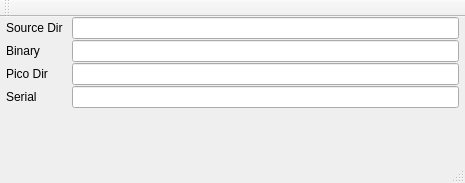
<?xml version="1.0" encoding="UTF-8"?>
<ui version="4.0">
 <class>MainWindow</class>
 <widget class="QMainWindow" name="MainWindow">
  <property name="geometry">
   <rect>
    <x>0</x>
    <y>0</y>
    <width>465</width>
    <height>183</height>
   </rect>
  </property>
  <property name="sizePolicy">
   <sizepolicy hsizetype="Minimum" vsizetype="Minimum">
    <horstretch>0</horstretch>
    <verstretch>0</verstretch>
   </sizepolicy>
  </property>
  <property name="windowTitle">
   <string>MainWindow</string>
  </property>
  <widget class="QWidget" name="centralwidget">
   <property name="sizePolicy">
    <sizepolicy hsizetype="Preferred" vsizetype="MinimumExpanding">
     <horstretch>0</horstretch>
     <verstretch>0</verstretch>
    </sizepolicy>
   </property>
   <layout class="QVBoxLayout" name="verticalLayout_2">
    <property name="spacing">
     <number>0</number>
    </property>
    <property name="leftMargin">
     <number>0</number>
    </property>
    <property name="topMargin">
     <number>0</number>
    </property>
    <property name="rightMargin">
     <number>0</number>
    </property>
    <property name="bottomMargin">
     <number>0</number>
    </property>
    <item>
     <widget class="QWidget" name="widget" native="true">
      <property name="sizePolicy">
       <sizepolicy hsizetype="Preferred" vsizetype="MinimumExpanding">
        <horstretch>0</horstretch>
        <verstretch>0</verstretch>
       </sizepolicy>
      </property>
      <layout class="QVBoxLayout" name="verticalLayout">
       <property name="spacing">
        <number>0</number>
       </property>
       <property name="leftMargin">
        <number>0</number>
       </property>
       <property name="topMargin">
        <number>0</number>
       </property>
       <property name="rightMargin">
        <number>0</number>
       </property>
       <property name="bottomMargin">
        <number>0</number>
       </property>
       <item>
        <layout class="QFormLayout" name="formLayout">
         <property name="horizontalSpacing">
          <number>9</number>
         </property>
         <property name="verticalSpacing">
          <number>1</number>
         </property>
         <property name="leftMargin">
          <number>6</number>
         </property>
         <property name="rightMargin">
          <number>6</number>
         </property>
         <item row="0" column="0">
          <widget class="QLabel" name="label">
           <property name="text">
            <string>Source Dir</string>
           </property>
          </widget>
         </item>
         <item row="0" column="1">
          <widget class="QLineEdit" name="srcDir">
           <property name="inputMask">
            <string notr="true"/>
           </property>
          </widget>
         </item>
         <item row="1" column="0">
          <widget class="QLabel" name="binLabel">
           <property name="text">
            <string>Binary</string>
           </property>
          </widget>
         </item>
         <item row="3" column="0">
          <widget class="QLabel" name="picoLabel">
           <property name="text">
            <string>Pico Dir</string>
           </property>
          </widget>
         </item>
         <item row="3" column="1">
          <widget class="QLineEdit" name="picoDir">
           <property name="text">
            <string/>
           </property>
          </widget>
         </item>
         <item row="1" column="1">
          <widget class="QLineEdit" name="binary">
           <property name="readOnly">
            <bool>true</bool>
           </property>
          </widget>
         </item>
         <item row="4" column="0">
          <widget class="QLabel" name="serLabel">
           <property name="text">
            <string>Serial</string>
           </property>
          </widget>
         </item>
         <item row="4" column="1">
          <widget class="QLineEdit" name="serial">
           <property name="readOnly">
            <bool>true</bool>
           </property>
          </widget>
         </item>
        </layout>
       </item>
       <item>
        <spacer name="verticalSpacer">
         <property name="orientation">
          <enum>Qt::Vertical</enum>
         </property>
         <property name="sizeHint" stdset="0">
          <size>
           <width>20</width>
           <height>10</height>
          </size>
         </property>
        </spacer>
       </item>
      </layout>
     </widget>
    </item>
   </layout>
  </widget>
  <widget class="QMenuBar" name="menubar">
   <property name="geometry">
    <rect>
     <x>0</x>
     <y>0</y>
     <width>465</width>
     <height>23</height>
    </rect>
   </property>
  </widget>
  <widget class="QStatusBar" name="statusbar"/>
  <widget class="IBToolBar" name="toolBar">
   <property name="windowTitle">
    <string>toolBar</string>
   </property>
   <attribute name="toolBarArea">
    <enum>TopToolBarArea</enum>
   </attribute>
   <attribute name="toolBarBreak">
    <bool>false</bool>
   </attribute>
  </widget>
  <action name="actionSrcDir">
   <property name="icon">
    <iconset resource="../../../Qt/qt-library/lib/utils/stdicons.qrc">
     <normaloff>:/fileopen</normaloff>:/fileopen</iconset>
   </property>
   <property name="text">
    <string>SrcDir</string>
   </property>
   <property name="toolTip">
    <string>&lt;html&gt;&lt;head/&gt;&lt;body&gt;&lt;p&gt;SrcDir: Select the dir where the binary (uf2) is created.&lt;/p&gt;&lt;/body&gt;&lt;/html&gt;</string>
   </property>
  </action>
  <action name="actionPicoDir">
   <property name="icon">
    <iconset resource="rsc/rsc.qrc">
     <normaloff>:/logo.png</normaloff>:/logo.png</iconset>
   </property>
   <property name="text">
    <string>PicoDir</string>
   </property>
   <property name="toolTip">
    <string>PicoDir: Select the dir where the PICO flash is mounted.</string>
   </property>
  </action>
  <action name="actionOpenSrcDir">
   <property name="icon">
    <iconset resource="../../../Qt/qt-library/lib/utils/stdicons.qrc">
     <normaloff>:/stdicons/eye.png</normaloff>:/stdicons/eye.png</iconset>
   </property>
   <property name="text">
    <string>OpenSrcDir</string>
   </property>
   <property name="toolTip">
    <string>OpenSrcDir: Open the binary (build) dir in file manager.</string>
   </property>
  </action>
  <action name="actionOpenMinicom">
   <property name="icon">
    <iconset resource="../../../Qt/qt-library/lib/utils/stdicons.qrc">
     <normaloff>:/right</normaloff>:/right</iconset>
   </property>
   <property name="text">
    <string>OpenMinicom</string>
   </property>
   <property name="toolTip">
    <string>&lt;html&gt;&lt;head/&gt;&lt;body&gt;&lt;p&gt;OpenMinicom: Start minicom with this device.&lt;/p&gt;&lt;/body&gt;&lt;/html&gt;</string>
   </property>
  </action>
 </widget>
 <customwidgets>
  <customwidget>
   <class>IBToolBar</class>
   <extends>QToolBar</extends>
   <header>ibtoolbar.h</header>
  </customwidget>
 </customwidgets>
 <resources>
  <include location="rsc/rsc.qrc"/>
  <include location="../../../Qt/qt-library/lib/utils/stdicons.qrc"/>
 </resources>
 <connections/>
</ui>
